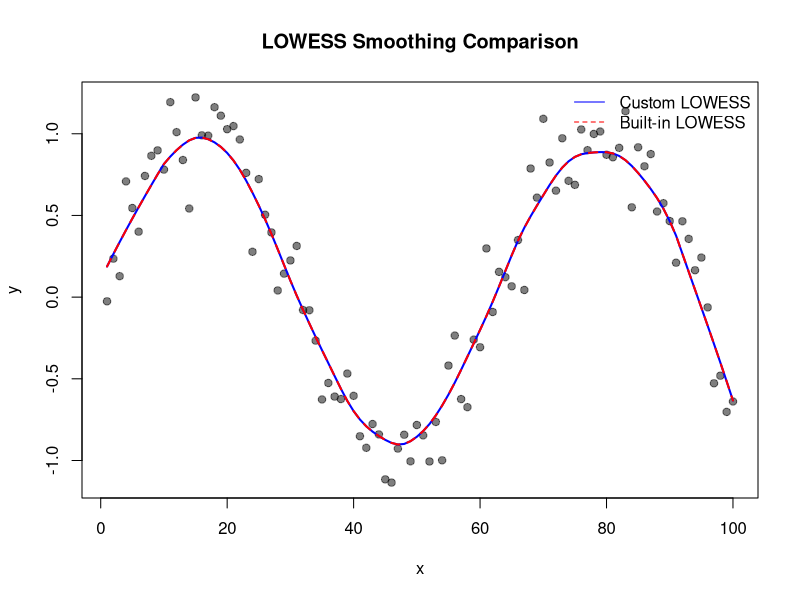

The R source for this figure:
# Set seed for reproducibility  
set.seed(1)  

# 1. Generate Simulated Data  
# Create x as a sequence of numbers from 1 to 100  
x <- 1:100  

# Generate a noisy sine wave for y  
e <- rnorm(100, mean = 0, sd = 0.2) # noise  
y <- sin(x / 10) + e  

# Custom LOWESS Algorithm  
customLowess <- function(x, y, f) {  
  n <- length(x)  
  k <- floor(f * n) # number of nearest neighbors  
  
  smoothed_y <- numeric(n) # to hold the smoothed values  
  
  for (i in 1:n) {  
    # Compute distances and weights  
    distances <- abs(x - x[i])  
    idx <- order(distances)[1:k] # closest k neighbors  
    dmax <- max(distances[idx])  
    weights <- (1 - (distances[idx] / dmax)^3)^3  
    weights[which(distances[idx] > dmax)] <- 0  
    
    # Weighted least squares  
    W <- diag(weights) # diagonal weight matrix  
    X <- cbind(1, x[idx]) # design matrix with intercept  
    beta_hat <- solve(t(X) %*% W %*% X) %*% (t(X) %*% W %*% y[idx])  
    
    smoothed_y[i] <- beta_hat[1] + beta_hat[2] * x[i] # predicted value  
  }  
  
  return(smoothed_y) # return smoothed values  
}  

# 2. Compare with R's built-in lowess()  
f_value <- 0.2  
smoothed_custom <- customLowess(x, y, f_value)  
smoothed_builtin <- lowess(x, y, f = f_value, iter = 0)$y  

# 3. Plotting the results  
plot(x, y, main = "LOWESS Smoothing Comparison", xlab = "x", ylab = "y", pch = 19, col = rgb(0, 0, 0, 0.5))  
lines(x, smoothed_custom, col = "blue", lwd = 2, type = "l", lty = 1)  
lines(x, smoothed_builtin, col = "red", lwd = 2, type = "l", lty = 2)  

legend("topright", legend = c("Custom LOWESS", "Built-in LOWESS"), col = c("blue", "red"), lty = 1:2, bty = "n")